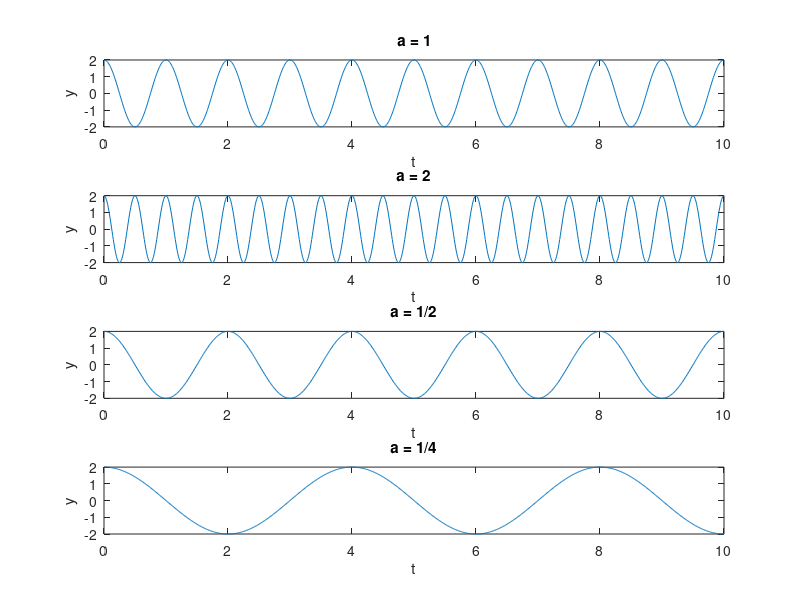

Source code (MATLAB):
clc;
clear;
t = 0:0.01:10;


subplot(4,1,1);
a=1;
y=2*cos(2*pi*a*t);
plot(t,y);
xlabel('t');
ylabel('y');
title('a = 1');

subplot(4,1,2);
a=2;
y=2*cos(2*pi*a*t);
plot(t,y);
xlabel('t');
ylabel('y');
title('a = 2');

subplot(4,1,3);
a=1/2;
y=2*cos(2*pi*a*t);
plot(t,y);
xlabel('t');
ylabel('y');
title('a = 1/2');

subplot(4,1,4);
a=1/4;
y=2*cos(2*pi*a*t);
plot(t,y);
xlabel('t');
ylabel('y');
title('a = 1/4');
